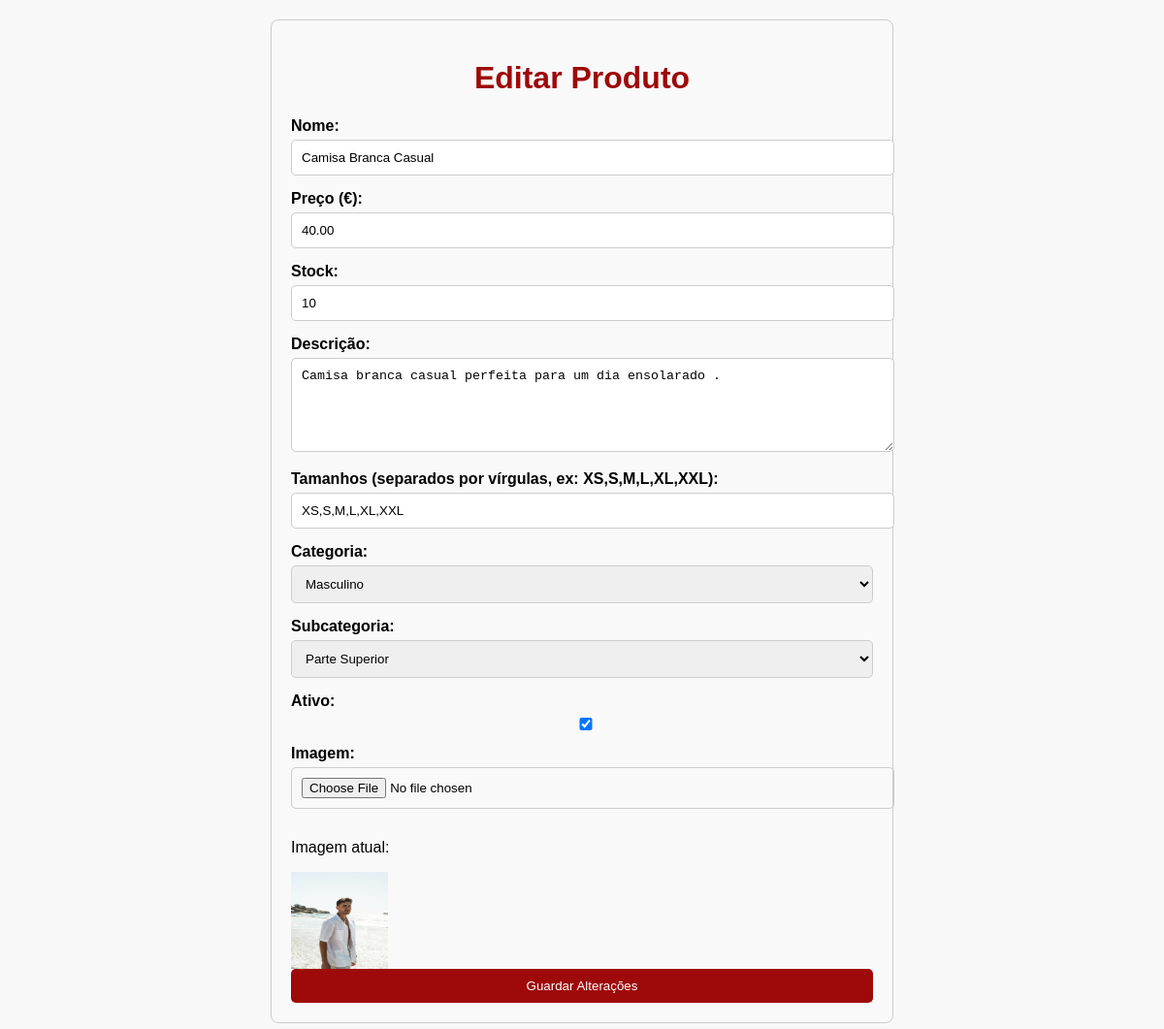
The app's page /adm/edit_product.php?id=5 (signed in), older data.
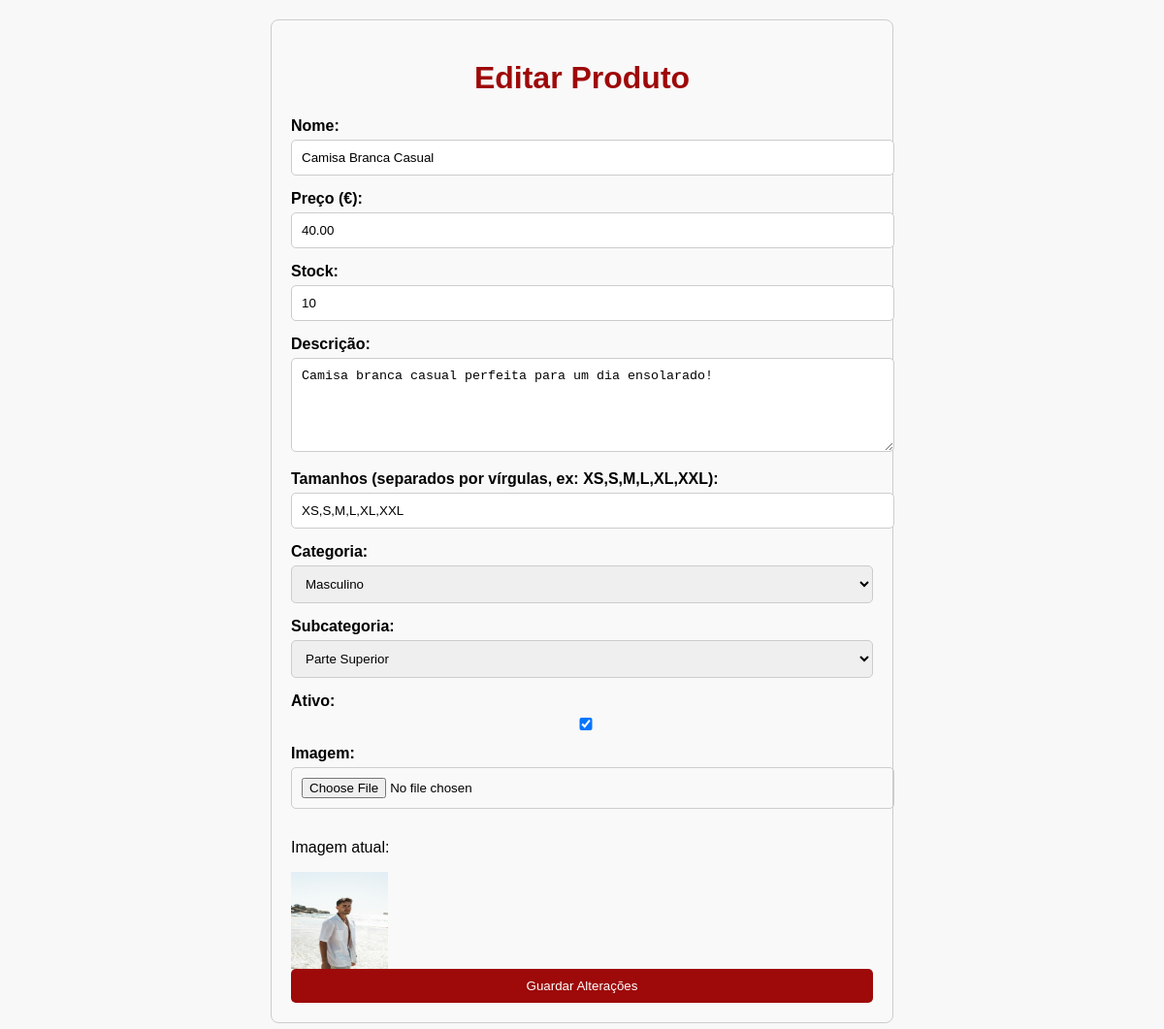
The same page, newer data.
### tables this page shows
CREATE TABLE `products` (
  `id` int(11) NOT NULL,
  `name` varchar(255) NOT NULL,
  `description` text DEFAULT NULL,
  `price` decimal(10,2) NOT NULL,
  `image` varchar(255) DEFAULT NULL,
  `stock` int(11) DEFAULT 0,
  `category_id` int(11) DEFAULT NULL,
  `created_at` timestamp NOT NULL DEFAULT current_timestamp(),
  `sizes` varchar(255) DEFAULT NULL,
  `sub_category` varchar(255) NOT NULL,
  `active` tinyint(1) NOT NULL DEFAULT 1
);

### adm/edit_product.php (the view, shortened to what this page needs)
<?php
require_once '../includes/db_connection.php';
try {
    if (isset($_GET['id'])) {
        $stmt = $pdo->prepare('SELECT * FROM products WHERE id = :id');
        $stmt->execute(['id' => $_GET['id']]);
        $product = $stmt->fetch(PDO::FETCH_ASSOC);
    }
} catch (PDOException $e) {
    die("Erro ao conectar com a base de dados: " . $e->getMessage());
}
?>
<!DOCTYPE html>
<html lang="en">
<head>
    <link rel="stylesheet" href="../css/admin_perfil.css">
</head>
<body>
    <div class="form-container-edit-product">
        <h1>Editar Produto</h1>
        <form method="POST" enctype="multipart/form-data">
            <label for="name">Nome:</label>
            <input type="text" id="name" name="name" value="<?php echo htmlspecialchars($product['name']); ?>" required>
            <label for="price">Preço (€):</label>
            <input type="number" id="price" name="price" step="0.01" value="<?php echo htmlspecialchars($product['price']); ?>" required>
            <label for="stock">Stock:</label>
            <input type="number" id="stock" name="stock" value="<?php echo htmlspecialchars($product['stock']); ?>" required>
            <label for="description">Descrição:</label>
            <textarea id="description" name="description" rows="5" required><?php echo htmlspecialchars($product['description']); ?></textarea>
            <label for="sizes">Tamanhos (separados por vírgulas, ex: XS,S,M,L,XL,XXL):</label>
            <input type="text" id="sizes" name="sizes" value="<?php echo htmlspecialchars($product['sizes']); ?>" placeholder="Exemplo: XS,S,M,L,XL,XXL">
            <label for="category_id">Categoria:</label>
            <select id="category_id" name="category_id">
                <option value="1" <?php echo $product['category_id'] == 1 ? 'selected' : ''; ?>>Masculino</option>
            </select>
            <label for="sub_category">Subcategoria:</label>
            <select id="sub_category" name="sub_category">
                <option value="Parte Superior" <?php echo $product['sub_category'] == 'Parte Superior' ? 'selected' : ''; ?>>Parte Superior</option>
            </select>
            <label for="active">Ativo:</label>
            <input type="checkbox" id="active" name="active" <?php echo $product['active'] ? 'checked' : ''; ?>>
            <label for="image">Imagem:</label>
            <input type="file" id="image" name="image">
            <?php if ($product['image']): ?>
                <p>Imagem atual:</p>
                <img src="<?php echo $product['image']; ?>" alt="Imagem do produto">
            <?php endif; ?>
            <button type="submit">Guardar Alterações</button>
        </form>
    </div>
</body>
</html>

Row changes from the older to the newer data that the page shows:
changed products "Camisa Branca Casual": description "Camisa branca casual perfeita para um dia ensolarado ." → "Camisa branca casual perfeita para um dia ensolarado!"
